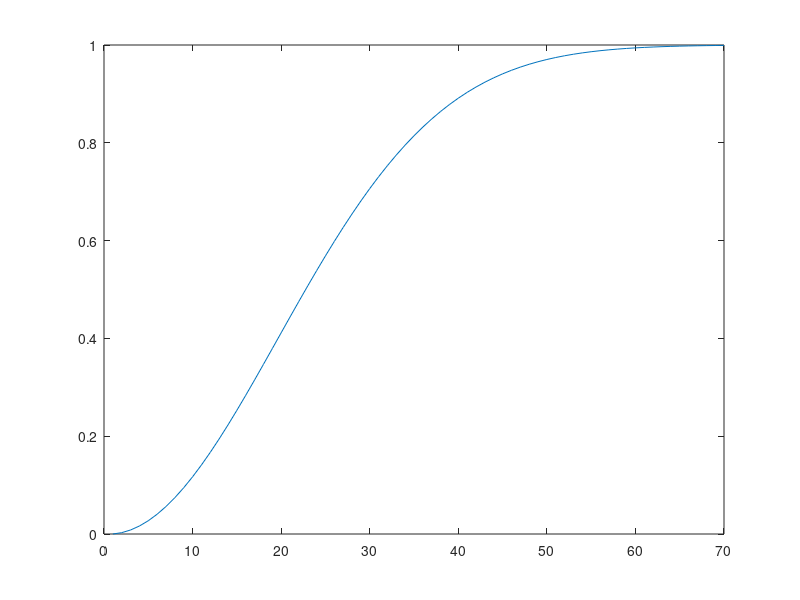

Reproduce this figure in MATLAB.
x = cumsum(ones(1, 365));
p = zeros(1, 70);


for n = 1:70
    p(n) = 1 - prod(x(end - n + 1: end)) / 365^n;
end
plot(p);

n_50 = find(p >= 0.5, 1);
n_90 = find(p >= 0.9, 1);

fprintf('Minimo de pessoas para haver 50 de probabilidade de fazerem anos no mesmo dia: %d\n', n_50);
fprintf('Minimo de pessoas para haver 90 de probabilidade de fazerem anos no mesmo dia: %d\n', n_90);